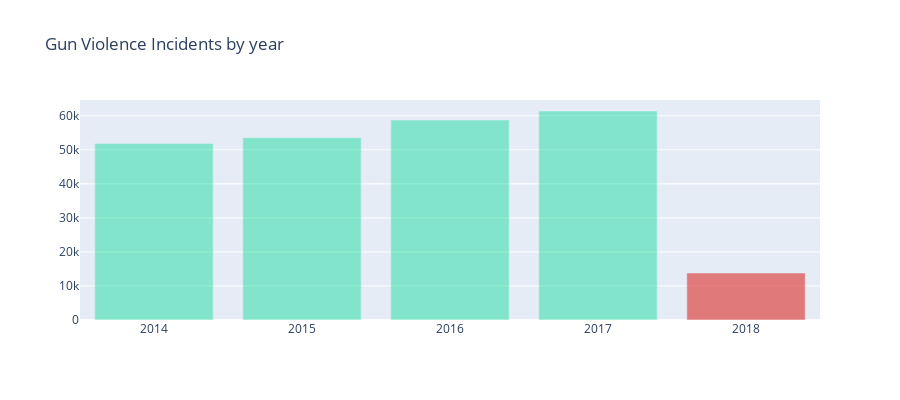

The notebook cell saved with this chart:
### Markdown cell above
## <a id="2">2. Exploring Time Related Trends of Gun Violence</a>

In this section, I will analyze the time related trends related to Gun Violence Incidents. This includes the number of incidents which occured by years, months, weekdays etc. 

### <a id="2.1">2.1 Number of Gun Violence Incidents by Years </a>

Plotting the number of gun violence incidents by years. I have not included the data from earlier than 2014.

### Code cell
# function to aggregate and return keys and values
def create_stack_bar_data(col):
    aggregated = df[col].value_counts()
    x_values = aggregated.index.tolist()
    y_values = aggregated.values.tolist()
    return x_values, y_values

x1, y1 = create_stack_bar_data('year')
x1 = x1[:-1]
y1 = y1[:-1]
trace1 = go.Bar(x=x1, y=y1, opacity=0.75, name="year count", marker=dict(color=['rgba(10, 220, 150, 0.6)', 'rgba(10, 220, 150, 0.6)', 'rgba(10, 220, 150, 0.6)', 'rgba(10, 220, 150, 0.6)', 'rgba(222,45,38,0.8)']))
layout = dict(height=400, title='Gun Violence Incidents by year', legend=dict(orientation="h"));
fig = go.Figure(data=[trace1], layout=layout);
iplot(fig);

### Figure 1 — Plotly figure (JSON) as saved in the notebook; plotly's stock layout.template omitted (floating-point values rounded to 4 significant figures)
{"data": [{"marker": {"color": ["rgba(10, 220, 150, 0.6)", "rgba(10, 220, 150, 0.6)", "rgba(10, 220, 150, 0.6)", "rgba(10, 220, 150, 0.6)", "rgba(222,45,38,0.8)"]}, "name": "year count", "opacity": 0.75, "type": "bar", "x": [2017, 2016, 2015, 2014, 2018], "y": [61402, 58763, 53579, 51854, 13802]}], "layout": {"height": 400, "legend": {"orientation": "h"}, "title": {"text": "Gun Violence Incidents by year"}}}
